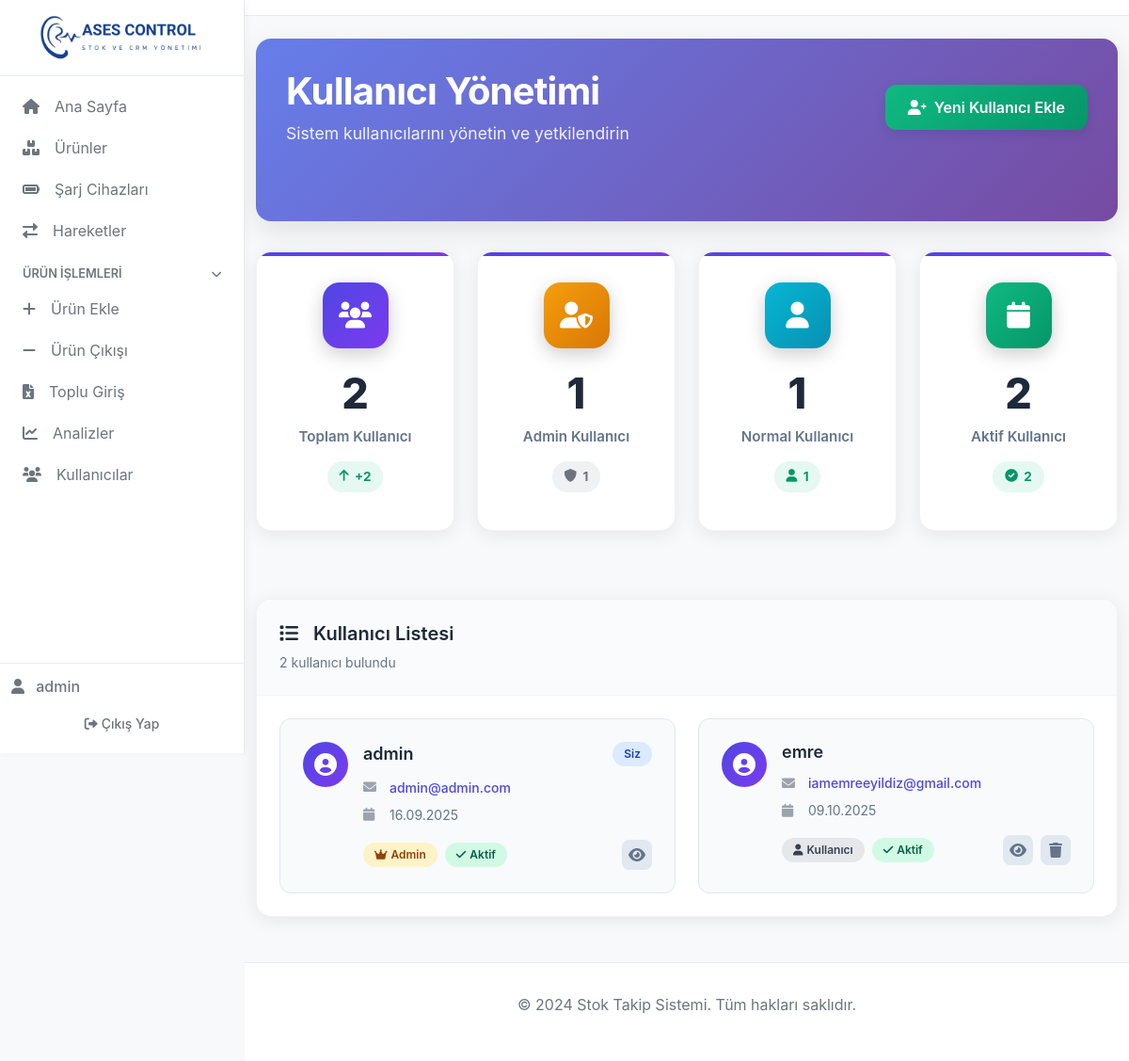
Screenshot of /users (signed in) with the database file from the repository.
### app.py (models this page shows)
class User(UserMixin, db.Model):
    id = db.Column(db.Integer, primary_key=True)
    username = db.Column(db.String(80), unique=True, nullable=False)
    email = db.Column(db.String(120), unique=True, nullable=False)
    password_hash = db.Column(db.String(120), nullable=False)
    is_admin = db.Column(db.Boolean, default=False)
    created_at = db.Column(db.DateTime, default=datetime.now)

### app.py (the view)
@app.route('/users')
@login_required
def users():
    if not current_user.is_admin:
        flash('Bu sayfaya erişim yetkiniz yok!', 'error')
        return redirect(url_for('index'))
    users = User.query.all()
    return render_template('users.html', users=users)

### app.py (called while the page is built)
@login_manager.user_loader
def load_user(user_id):
    return User.query.get(int(user_id))

### templates/users.html (shortened to what this page needs)
{% extends "base.html" %}
{% block content %}
<div class="users-header">
    <div class="d-flex justify-content-between align-items-center mb-5">
        <div>
            <h1 class="users-title">Kullanıcı Yönetimi</h1>
            <p class="users-subtitle">Sistem kullanıcılarını yönetin ve yetkilendirin</p>
        </div>
        <div class="users-actions">
            <a href="{{ url_for('add_user') }}" class="btn-modern btn-success">
                <i class="fas fa-user-plus me-2"></i>Yeni Kullanıcı Ekle
            </a>
        </div>
    </div>
</div>
<div class="row mb-5">
    <div class="col-md-3 mb-4">
        <div class="modern-card stats-card-modern">
            <div class="card-icon primary">
                <i class="fas fa-users"></i>
            </div>
            <div class="card-content">
                <h3 class="card-number">{{ users|length }}</h3>
                <p class="card-label">Toplam Kullanıcı</p>
                <div class="card-trend positive">
                    <i class="fas fa-arrow-up"></i>
                    <span>+{{ users|length }}</span>
                </div>
            </div>
        </div>
    </div>
    <div class="col-md-3 mb-4">
        <div class="modern-card stats-card-modern">
            <div class="card-icon warning">
                <i class="fas fa-user-shield"></i>
            </div>
            <div class="card-content">
                <h3 class="card-number">{{ users|selectattr('is_admin', 'equalto', true)|list|length }}</h3>
                <p class="card-label">Admin Kullanıcı</p>
                <div class="card-trend neutral">
                    <i class="fas fa-shield-alt"></i>
                    <span>{{ users|selectattr('is_admin', 'equalto', true)|list|length }}</span>
                </div>
            </div>
        </div>
    </div>
    <div class="col-md-3 mb-4">
        <div class="modern-card stats-card-modern">
            <div class="card-icon info">
                <i class="fas fa-user"></i>
            </div>
            <div class="card-content">
                <h3 class="card-number">{{ users|selectattr('is_admin', 'equalto', false)|list|length }}</h3>
                <p class="card-label">Normal Kullanıcı</p>
                <div class="card-trend positive">
                    <i class="fas fa-user"></i>
                    <span>{{ users|selectattr('is_admin', 'equalto', false)|list|length }}</span>
                </div>
            </div>
        </div>
    </div>
    <div class="col-md-3 mb-4">
        <div class="modern-card stats-card-modern">
            <div class="card-icon success">
                <i class="fas fa-calendar"></i>
            </div>
            <div class="card-content">
                <h3 class="card-number">{{ users|selectattr('created_at', 'defined')|list|length }}</h3>
                <p class="card-label">Aktif Kullanıcı</p>
                <div class="card-trend positive">
                    <i class="fas fa-check-circle"></i>
                    <span>{{ users|selectattr('created_at', 'defined')|list|length }}</span>
                </div>
            </div>
        </div>
    </div>
</div>
<div class="modern-card">
    <div class="card-header-modern">
        <div class="header-content">
            <h5 class="card-title-modern">
                <i class="fas fa-list me-3"></i>Kullanıcı Listesi
            </h5>
            <p class="card-subtitle-modern">{{ users|length }} kullanıcı bulundu</p>
        </div>
    </div>
    <div class="card-body-modern">
        {% if users %}
        <div class="users-grid">
            {% for user in users %}
            <div class="user-card">
                <div class="user-avatar">
                    <i class="fas fa-user-circle"></i>
                </div>
                <div class="user-info">
                    <div class="user-header">
                        <h6 class="user-name">{{ user.username }}</h6>
                        {% if user.id == current_user.id %}
                            <span class="badge-modern current">Siz</span>
                        {% endif %}
                    </div>
                    <div class="user-details">
                        <div class="detail-item">
                            <i class="fas fa-envelope"></i>
                            <a href="mailto:{{ user.email }}" class="user-email">{{ user.email }}</a>
                        </div>
                        <div class="detail-item">
                            <i class="fas fa-calendar"></i>
                            <span class="user-date">
                                {% if user.created_at %}
                                    {{ user.created_at.strftime('%d.%m.%Y') }}
                                {% else %}
                                    -
                                {% endif %}
                            </span>
                        </div>
                    </div>
                    <div class="user-footer">
                        <div class="user-role">
                            {% if user.is_admin %}
                                <span class="badge-modern admin">
                                    <i class="fas fa-crown me-1"></i>Admin
                                </span>
                            {% else %}
                                <span class="badge-modern user">
                                    <i class="fas fa-user me-1"></i>Kullanıcı
                                </span>
                            {% endif %}
                            <span class="badge-modern status">
                                <i class="fas fa-check me-1"></i>Aktif
                            </span>
                        </div>
                        <div class="user-actions">
                            <button type="button" class="btn-action"
                                    data-bs-toggle="modal" data-bs-target="#userModal{{ user.id }}"
                                    title="Detayları Gör">
                                <i class="fas fa-eye"></i>
                            </button>
                            {% if user.id != current_user.id %}
                            <a href="{{ url_for('delete_user', user_id=user.id) }}"
                               class="btn-action danger"
                               onclick="return confirm('{{ user.username }} kullanıcısını silmek istediğinizden emin misiniz?')"
                               title="Kullanıcıyı Sil">
                                <i class="fas fa-trash"></i>
                            </a>
                            {% endif %}
                        </div>
                    </div>
                </div>
            </div>
            {% endfor %}
        </div>
        {% endif %}
    </div>
</div>
{% endblock %}

### templates/base.html (shortened to what this page needs)
<!DOCTYPE html>
<html lang="tr">
<head>
    <link href="https://cdn.jsdelivr.net/npm/bootstrap@5.3.0/dist/css/bootstrap.min.css" rel="stylesheet">
    <link href="https://cdnjs.cloudflare.com/ajax/libs/font-awesome/6.0.0/css/all.min.css" rel="stylesheet">
    <link href="https://cdn.jsdelivr.net/npm/chart.js@3.9.1/dist/chart.min.js" rel="stylesheet">
</head>
<body>
    <div class="app-layout">
        <aside class="sidebar" id="sidebar">
            <div class="sidebar-header">
                <a href="{{ url_for('index') }}" class="sidebar-brand">
                    <img src="{{ url_for('static', filename='ases-removebg-preview.png') }}" alt="Ases Logo">
                </a>
            </div>
            <nav class="sidebar-nav">
                <a class="sidebar-link" href="{{ url_for('index') }}">
                    <i class="fas fa-home me-2"></i>Ana Sayfa
                </a>
                <a class="sidebar-link" href="{{ url_for('products') }}">
                    <i class="fas fa-boxes me-2"></i>Ürünler
                </a>
                <a class="sidebar-link" href="{{ url_for('chargers') }}">
                    <i class="fas fa-battery-full me-2"></i>Şarj Cihazları
                </a>
                <a class="sidebar-link" href="{{ url_for('movements') }}">
                    <i class="fas fa-exchange-alt me-2"></i>Hareketler
                </a>
                <div class="sidebar-section" id="productSection">
                    <div class="sidebar-section-title">
                        <span>Ürün İşlemleri</span>
                        <i class="fas fa-chevron-down"></i>
                    </div>
                    <div class="sidebar-section-content">
                        <a class="sidebar-sublink" href="{{ url_for('add_product') }}">
                            <i class="fas fa-plus me-2"></i>Ürün Ekle
                        </a>
                        <a class="sidebar-sublink" href="{{ url_for('exit_product') }}">
                            <i class="fas fa-minus me-2"></i>Ürün Çıkışı
                        </a>
                        <a class="sidebar-sublink" href="{{ url_for('bulk_import') }}">
                            <i class="fas fa-file-excel me-2"></i>Toplu Giriş
                        </a>
                    </div>
                </div>
                <a class="sidebar-link" href="{{ url_for('analytics') }}">
                    <i class="fas fa-chart-line me-2"></i>Analizler
                </a>
                {% if current_user.is_admin %}
                <a class="sidebar-link" href="{{ url_for('users') }}">
                    <i class="fas fa-users me-2"></i>Kullanıcılar
                </a>
                {% endif %}
            </nav>
            <div class="sidebar-footer">
                <div class="sidebar-user">
                    <i class="fas fa-user me-2"></i>
                    <span>{{ current_user.username }}</span>
                </div>
                <a class="btn btn-sm btn-outline-secondary w-100 mt-2" href="{{ url_for('logout') }}">
                    <i class="fas fa-sign-out-alt me-1"></i>Çıkış Yap
                </a>
            </div>
        </aside>
        <div class="content">
            <div class="content-topbar">
            </div>
            <main class="container mt-3">
                {% block content %}{% endblock %}
            </main>
            <footer class="footer">
                <div class="container">
                    <p>&copy; 2024 Stok Takip Sistemi. Tüm hakları saklıdır.</p>
                </div>
            </footer>
        </div>
    </div>
</body>
</html>

### templates/base.html (style rules this page uses)
:root { --primary-color: #1a1a1a; --secondary-color: #6c757d; --success-color: #28a745; --warning-color: #ffc107; --danger-color: #dc3545; --info-color: #17a2b8; --light-bg: #f8f9fa; --white: #ffffff; --border-color: #e9ecef; --text-muted: #6c757d; }
body { background-color: var(--light-bg); font-family: -apple-system, BlinkMacSystemFont, 'Segoe UI', Roboto, 'Helvetica Neue', Arial, sans-serif; color: var(--primary-color); }
.app-layout { display: flex; min-height: 100vh; }
.sidebar { width: 260px; background: var(--white); border-right: 1px solid var(--border-color); box-shadow: 2px 0 8px rgba(0,0,0,0.04); display: flex; flex-direction: column; position: sticky; top: 0; height: 100vh; z-index: 1020; }
.sidebar-header { padding: 1rem; border-bottom: 1px solid var(--border-color); display: flex; justify-content: center; }
.sidebar-brand img { height: 48px; width: auto; }
.sidebar-nav { padding: 0.75rem; flex: 1 1 auto; overflow-y: auto; }
.sidebar-link, .sidebar-sublink { display: flex; align-items: center; gap: 0.5rem; padding: 0.5rem 0.75rem; border-radius: 8px; color: var(--secondary-color); text-decoration: none; margin-bottom: 0.25rem; }
.sidebar-section { margin-top: 0.5rem; }
.sidebar-section-title { font-size: 0.8rem; font-weight: 600; color: var(--text-muted); padding: 0.5rem 0.75rem; text-transform: uppercase; cursor: pointer; display: flex; justify-content: space-between; align-items: center; border-radius: 6px; transition: background 0.2s ease; }
.sidebar-section-title i { font-size: 0.7rem; transition: transform 0.2s ease; }
.sidebar-section-content { max-height: 500px; overflow: hidden; transition: max-height 0.3s ease; }
.sidebar-footer { padding: 0.75rem; border-top: 1px solid var(--border-color); }
.sidebar-user { color: var(--secondary-color); font-weight: 500; }
.content { flex: 1 1 auto; display: flex; flex-direction: column; }
.content-topbar { position: sticky; top: 0; background: var(--white); border-bottom: 1px solid var(--border-color); padding: 0.5rem; z-index: 1010; }
.btn { border-radius: 6px; font-weight: 500; padding: 0.5rem 1rem; border: 1px solid transparent; transition: all 0.2s ease; }
.btn-success { background-color: var(--success-color); border-color: var(--success-color); }
.footer { background: var(--white); color: var(--text-muted); text-align: center; padding: 2rem 0; margin-top: 3rem; border-top: 1px solid var(--border-color); }

### rows the page displays
User: username "admin", shows "Siz", email "admin@admin.com", created_at "16.09.2025", is_admin True (drawn)
User: username "emre", email "iamemreeyildiz@gmail.com", created_at "09.10.2025", is_admin False (drawn)

### other values shown
{{ users|length }} "2"
{{ users|selectattr('is_admin', 'equalto', true)|list|length }} "1"
{{ users|selectattr('is_admin', 'equalto', false)|list|length }} "1"
{{ users|selectattr('created_at', 'defined')|list|length }} "2"
